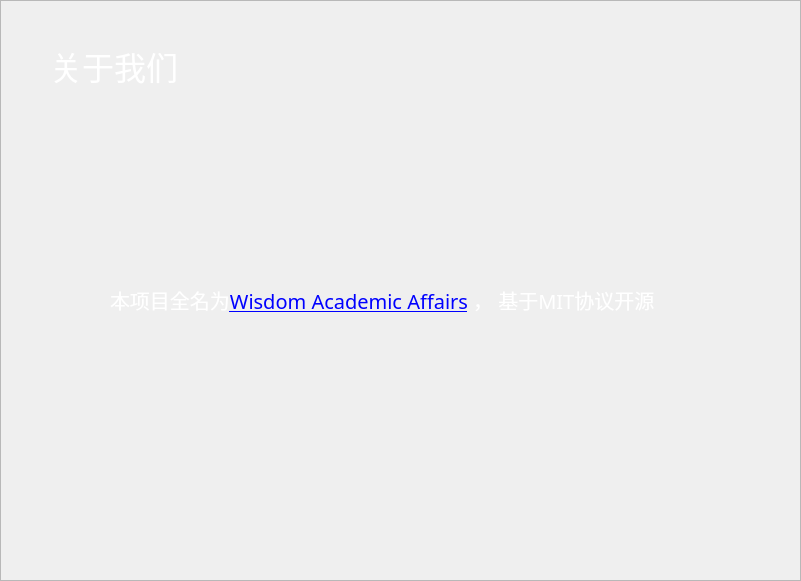
   <widget class="QFrame" name="AboutFrame">
    <property name="geometry">
     <rect>
      <x>260</x>
      <y>40</y>
      <width>801</width>
      <height>581</height>
     </rect>
    </property>
    <property name="frameShape">
     <enum>QFrame::StyledPanel</enum>
    </property>
    <property name="frameShadow">
     <enum>QFrame::Raised</enum>
    </property>
    <widget class="QLabel" name="label_14">
     <property name="geometry">
      <rect>
       <x>50</x>
       <y>40</y>
       <width>141</width>
       <height>51</height>
      </rect>
     </property>
     <property name="font">
      <font>
       <family>微软雅黑</family>
       <pointsize>24</pointsize>
      </font>
     </property>
     <property name="styleSheet">
      <string notr="true">color: rgb(255, 255, 255);</string>
     </property>
     <property name="text">
      <string>关于我们</string>
     </property>
    </widget>
    <widget class="QLabel" name="label_16">
     <property name="geometry">
      <rect>
       <x>110</x>
       <y>270</y>
       <width>561</width>
       <height>61</height>
      </rect>
     </property>
     <property name="font">
      <font>
       <family>微软雅黑 Light</family>
       <pointsize>15</pointsize>
      </font>
     </property>
     <property name="styleSheet">
      <string notr="true">color: rgb(255, 255, 255);</string>
     </property>
     <property name="text">
      <string>本项目全名为&lt;a href = https://github.com/Voltline/Wisdom-Academic-Affairs&gt;Wisdom Academic Affairs&lt;/a&gt; ，
基于MIT协议开源</string>
     </property>
    </widget>
    <widget class="QLabel" name="label_23">
     <property name="geometry">
      <rect>
       <x>680</x>
       <y>20</y>
       <width>81</width>
       <height>91</height>
      </rect>
     </property>
     <property name="font">
      <font>
       <family>微软雅黑</family>
       <pointsize>15</pointsize>
      </font>
     </property>
     <property name="styleSheet">
      <string notr="true">image: url(:/back/waa_icon.png);</string>
     </property>
     <property name="text">
      <string/>
     </property>
    </widget>
   </widget>
